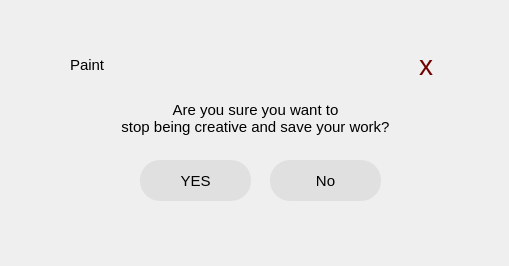
<?xml version="1.0" encoding="UTF-8"?>
<ui version="4.0">
 <class>messageDialog</class>
 <widget class="QDialog" name="messageDialog">
  <property name="geometry">
   <rect>
    <x>0</x>
    <y>0</y>
    <width>509</width>
    <height>266</height>
   </rect>
  </property>
  <property name="windowTitle">
   <string>Dialog</string>
  </property>
  <widget class="QLabel" name="background">
   <property name="geometry">
    <rect>
     <x>50</x>
     <y>40</y>
     <width>407</width>
     <height>181</height>
    </rect>
   </property>
   <property name="styleSheet">
    <string notr="true">background-image: url(:/resources/MessageboxFinal.png);</string>
   </property>
   <property name="text">
    <string/>
   </property>
  </widget>
  <widget class="QPushButton" name="yesBtn">
   <property name="geometry">
    <rect>
     <x>140</x>
     <y>160</y>
     <width>111</width>
     <height>41</height>
    </rect>
   </property>
   <property name="font">
    <font>
     <pointsize>11</pointsize>
     <italic>false</italic>
     <bold>false</bold>
    </font>
   </property>
   <property name="cursor">
    <cursorShape>PointingHandCursor</cursorShape>
   </property>
   <property name="styleSheet">
    <string notr="true">background-color: #e0e0e0;
color: black;
border-radius: 20px;
font: 11pt &quot;Montserrat&quot;;</string>
   </property>
   <property name="text">
    <string>YES</string>
   </property>
  </widget>
  <widget class="QLabel" name="message">
   <property name="geometry">
    <rect>
     <x>50</x>
     <y>88</y>
     <width>411</width>
     <height>61</height>
    </rect>
   </property>
   <property name="font">
    <font>
     <pointsize>11</pointsize>
     <italic>false</italic>
     <bold>false</bold>
    </font>
   </property>
   <property name="styleSheet">
    <string notr="true"> text-align: center;
color: #000;
font: 11pt &quot;Montserrat&quot;;</string>
   </property>
   <property name="text">
    <string>Are you sure you want to
stop being creative and save your work?</string>
   </property>
   <property name="alignment">
    <set>Qt::AlignCenter</set>
   </property>
  </widget>
  <widget class="QPushButton" name="noBtn">
   <property name="geometry">
    <rect>
     <x>270</x>
     <y>160</y>
     <width>111</width>
     <height>41</height>
    </rect>
   </property>
   <property name="font">
    <font>
     <pointsize>11</pointsize>
     <italic>false</italic>
     <bold>false</bold>
    </font>
   </property>
   <property name="cursor">
    <cursorShape>PointingHandCursor</cursorShape>
   </property>
   <property name="styleSheet">
    <string notr="true">background-color: #e0e0e0;
color: black;
border-radius: 20px;
font: 11pt &quot;Montserrat&quot;;</string>
   </property>
   <property name="text">
    <string>No</string>
   </property>
  </widget>
  <widget class="QLabel" name="messageup">
   <property name="geometry">
    <rect>
     <x>70</x>
     <y>57</y>
     <width>201</width>
     <height>16</height>
    </rect>
   </property>
   <property name="font">
    <font>
     <pointsize>11</pointsize>
    </font>
   </property>
   <property name="text">
    <string>Paint</string>
   </property>
  </widget>
  <widget class="QPushButton" name="closeBtn">
   <property name="geometry">
    <rect>
     <x>419</x>
     <y>54</y>
     <width>20</width>
     <height>21</height>
    </rect>
   </property>
   <property name="sizePolicy">
    <sizepolicy hsizetype="Maximum" vsizetype="Fixed">
     <horstretch>0</horstretch>
     <verstretch>0</verstretch>
    </sizepolicy>
   </property>
   <property name="font">
    <font>
     <pointsize>21</pointsize>
     <italic>false</italic>
     <bold>false</bold>
     <kerning>false</kerning>
    </font>
   </property>
   <property name="cursor">
    <cursorShape>PointingHandCursor</cursorShape>
   </property>
   <property name="layoutDirection">
    <enum>Qt::LeftToRight</enum>
   </property>
   <property name="styleSheet">
    <string notr="true">border-radius:10px;
color: #710101;
text-align: left;
font: 21pt &quot;IROicons&quot;;</string>
   </property>
   <property name="text">
    <string>x</string>
   </property>
   <property name="checkable">
    <bool>false</bool>
   </property>
   <property name="default">
    <bool>false</bool>
   </property>
   <property name="flat">
    <bool>false</bool>
   </property>
  </widget>
 </widget>
 <resources/>
 <connections/>
</ui>
